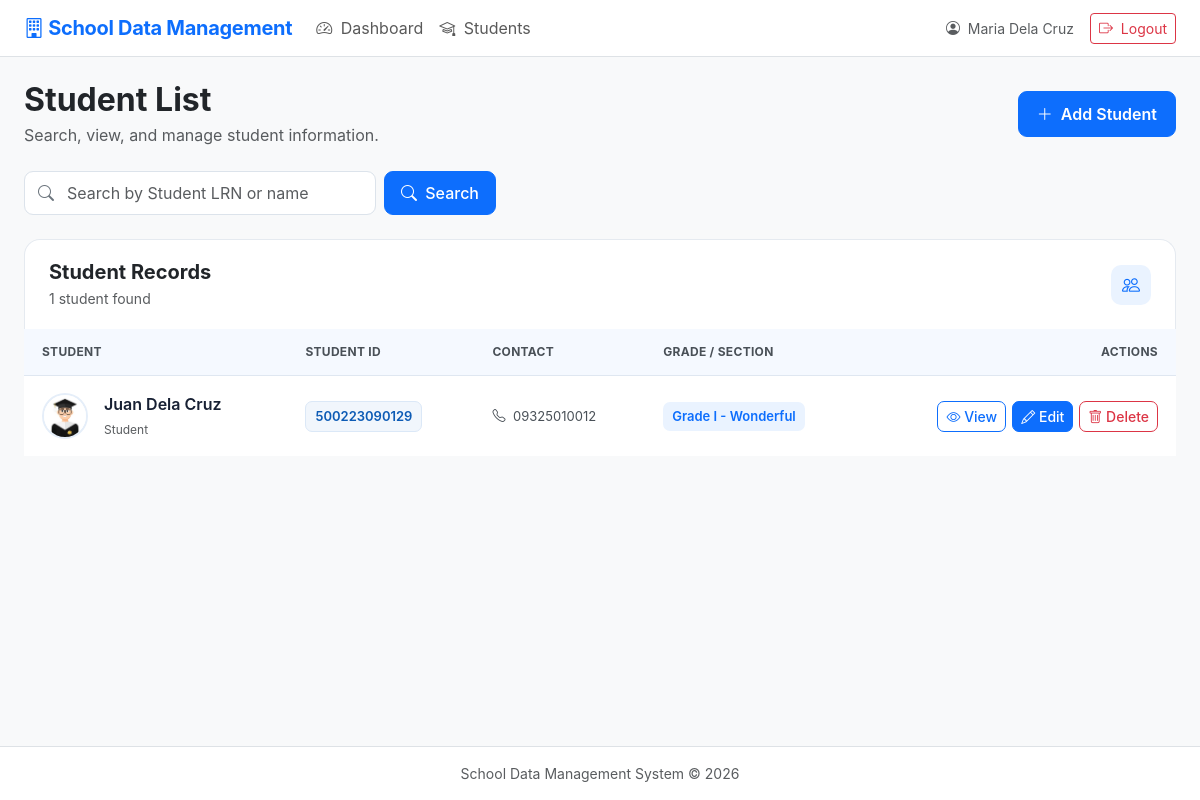
The page /students.php (signed in) on the database its author committed.
### tables this page shows
CREATE TABLE `students` (
  `id` int(10) UNSIGNED NOT NULL,
  `lrn` varchar(12) DEFAULT NULL,
  `photo` varchar(255) DEFAULT NULL,
  `full_name` varchar(150) NOT NULL,
  `date_of_birth` date DEFAULT NULL,
  `gender` varchar(30) DEFAULT NULL,
  `address` text DEFAULT NULL,
  `contact_number` varchar(50) DEFAULT NULL,
  `parent_guardian` varchar(150) DEFAULT NULL,
  `grade_section` varchar(100) DEFAULT NULL,
  `other_info` text DEFAULT NULL,
  `created_at` timestamp NOT NULL DEFAULT current_timestamp(),
  `updated_at` timestamp NOT NULL DEFAULT current_timestamp() ON UPDATE current_timestamp(),
  `school_id` varchar(6) NOT NULL DEFAULT '500634',
  `school_year` varchar(9) DEFAULT NULL,
  `emergency_name` varchar(100) DEFAULT NULL,
  `emergency_address` text DEFAULT NULL,
  `emergency_contact` varchar(11) DEFAULT NULL,
  `created_by` int(11) DEFAULT NULL,
  `updated_by` int(11) DEFAULT NULL
);

### config.php (called while the page is built, shortened)
<?php
function e($value)
{
    return htmlspecialchars(
        (string) $value,
        ENT_QUOTES,
        'UTF-8'
    );
}
?>

### students.php (the view, shortened to what this page needs)
<?php
require_once __DIR__ . '/config.php';
$q = trim($_GET['q'] ?? '');
$sql = "SELECT * FROM students";
$params = [];
$sql .= " ORDER BY full_name ASC";
$stmt = $pdo->prepare($sql);
$stmt->execute($params);
$rows = $stmt->fetchAll();
include 'header.php';
?>
<link rel="stylesheet" href="assets/students.css">
<div class="d-flex flex-wrap justify-content-between align-items-center gap-3 mb-4">
    <div>
        <h2 class="fw-bold mb-1">Student List</h2>
        <p class="text-muted mb-0">
            Search, view, and manage student information.
        </p>
    </div>
    <a href="student_form.php" class="btn btn-primary students-add-btn">
        <i class="bi bi-plus-lg me-1"></i>
        Add Student
    </a>
</div>
<form method="GET" class="students-search-form row g-2 mb-4">
    <div class="col-12 col-md-auto students-search-col">
        <div class="students-search-input">
            <input
                type="text"
                name="q"
                class="form-control"
                value="<?= e($q) ?>"
                placeholder="Search by Student LRN or name"
                aria-label="Search students"
            >
        </div>
    </div>
    <div class="col-12 col-md-auto">
        <button type="submit" class="btn btn-primary students-search-btn">
            <i class="bi bi-search me-1"></i>
            Search
        </button>
    </div>
</form>
<div class="students-table-header">
    <div>
        <h5 class="fw-bold mb-1">Student Records</h5>
        <p class="text-muted small mb-0">
            <?= count($rows) ?> student<?= count($rows) !== 1 ? 's' : '' ?> found
        </p>
    </div>
    <div class="students-table-icon">
        <i class="bi bi-people"></i>
    </div>
</div>
<div class="table-responsive">
    <table class="table students-table align-middle mb-0">
        <thead>
            <tr>
                <th>Student</th>
                <th>Student ID</th>
                <th>Contact</th>
                <th>Grade / Section</th>
                <th class="text-end">Actions</th>
            </tr>
        </thead>
        <tbody>
            <?php if (!empty($rows)): ?>
                <?php foreach ($rows as $r): ?>
                    <tr>
                        <td>
                            <div class="d-flex align-items-center gap-3">
                                <?php if (!empty($r['photo'])): ?>
                                    <img
                                        src="<?= e($r['photo']) ?>"
                                        alt="<?= e($r['full_name']) ?>"
                                        class="students-avatar"
                                    >
                                <?php else: ?>
                                    <div class="students-avatar students-avatar-placeholder">
                                        <i class="bi bi-person"></i>
                                    </div>
                                <?php endif; ?>
                                <div>
                                    <div class="fw-semibold">
                                        <?= e($r['full_name']) ?>
                                    </div>
                                    <small class="text-muted">
                                        Student
                                    </small>
                                </div>
                            </div>
                        </td>
                        <td>
                            <span class="student-id-badge">
                                <?= e($r['lrn']) ?>
                            </span>
                        </td>
                        <td>
                            <?php if (!empty($r['contact_number'])): ?>
                                <div class="student-contact">
                                    <i class="bi bi-telephone me-1"></i>
                                    <?= e($r['contact_number']) ?>
                                </div>
                            <?php else: ?>
                                <span class="text-muted">—</span>
                            <?php endif; ?>
                        </td>
                        <td>
                            <?php if (!empty($r['grade_section'])): ?>
                                <span class="grade-badge">
                                    <?= e($r['grade_section']) ?>
                                </span>
                            <?php else: ?>
                                <span class="text-muted">—</span>
                            <?php endif; ?>
                        </td>
                        <td class="text-end">
                            <div class="student-actions">
                                <a
                                    href="student_view.php?id=<?= (int)$r['id'] ?>"
                                    class="btn btn-sm btn-outline-primary"
                                    title="View Student"
                                >
                                    <i class="bi bi-eye"></i>
                                    <span>View</span>
                                </a>
                                <a
                                    href="student_form.php?id=<?= (int)$r['id'] ?>"
                                    class="btn btn-sm btn-primary"
                                    title="Edit Student"
                                >
                                    <i class="bi bi-pencil"></i>
                                    <span>Edit</span>
                                </a>
                                <a
                                    href="delete_student.php?id=<?= (int)$r['id'] ?>"
                                    class="btn btn-sm btn-outline-danger"
                                    title="Delete Student"
                                    onclick="return confirm('Are you sure you want to delete this student record?');"
                                >
                                    <i class="bi bi-trash"></i>
                                    <span>Delete</span>
                                </a>
                            </div>
                        </td>
                    </tr>
                <?php endforeach; ?>
            <?php endif; ?>
        </tbody>
    </table>
</div>
<?php include 'footer.php'; ?>

### assets/style.css (style rules this page uses)
body { font-family: Inter, system-ui, -apple-system, "Segoe UI", sans-serif; }
.table td, .table th { vertical-align: middle; }

### assets/navigation.css (style rules this page uses)
html, body { min-height: 100%; }
body { display: flex; flex-direction: column; min-height: 100vh; }

### assets/students.css (style rules this page uses)
.students-add-btn { padding: 10px 18px; font-weight: 600; border-radius: 9px; transition: transform .15s ease, box-shadow .15s ease; }
.students-search-form { align-items: center; }
.students-search-col { width: 360px; }
.students-search-input { position: relative; }
.students-search-input .form-control { padding-left: 42px; height: 44px; border-radius: 9px; border-color: #dce3eb; transition: border-color .15s ease, box-shadow .15s ease; }
.students-search-btn, .students-clear-btn { height: 44px; border-radius: 9px; padding-left: 16px; padding-right: 16px; font-weight: 500; }
.students-table-header { display: flex; align-items: center; justify-content: space-between; padding: 20px 24px; border: 1px solid #e5eaf0; border-bottom: none; border-radius: 16px 16px 0 0; background: #ffffff; }
.students-table-icon { width: 40px; height: 40px; border-radius: 10px; background: #eaf3ff; color: #0d6efd; display: flex; align-items: center; justify-content: center; font-size: 18px; }
.students-table { width: 100%; min-width: 850px; margin: 0; }
.students-table thead th { background: #f5f9ff; color: #495057; font-size: 12px; font-weight: 700; text-transform: uppercase; letter-spacing: .3px; padding: 14px 18px; border-bottom: 1px solid #dfe7f1; white-space: nowrap; }
.students-table tbody td { padding: 16px 18px; border-bottom: 1px solid #edf0f4; vertical-align: middle; }
.students-table tbody tr { transition: background-color .15s ease, transform .15s ease; }
.students-table tbody tr:last-child td { border-bottom: none; }
.students-avatar { width: 46px; height: 46px; min-width: 46px; border-radius: 50%; object-fit: cover; border: 2px solid #e5eef9; transition: transform .2s ease, box-shadow .2s ease; }
.students-table .fw-semibold { color: #172033; overflow-wrap: anywhere; }
.students-table small { font-size: 12px; }
.student-id-badge { display: inline-block; background: #f1f6fc; color: #0d5bb5; border: 1px solid #dbe8f7; border-radius: 7px; padding: 5px 9px; font-size: 13px; font-weight: 600; white-space: nowrap; }
.grade-badge { display: inline-block; background: #eaf3ff; color: #0d6efd; border-radius: 7px; padding: 5px 9px; font-size: 13px; font-weight: 600; white-space: nowrap; }
.student-contact { color: #495057; white-space: nowrap; font-size: 13px; }
.student-actions { display: flex; justify-content: flex-end; gap: 6px; flex-wrap: wrap; }
.student-actions .btn { border-radius: 7px; font-weight: 500; transition: transform .15s ease, box-shadow .15s ease; }

### rows shown on the page
students: photo (picture), full_name "Juan Dela Cruz", lrn "500223090129", contact_number "09325010012", grade_section "Grade I - Wonderful"

### other values the page prints
$_SESSION['full_name'] "Maria Dela Cruz"
count($rows) "1"
